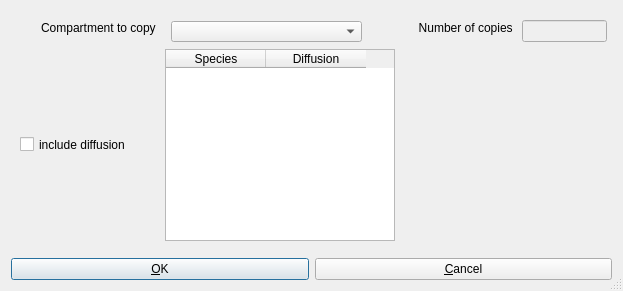
<?xml version="1.0" encoding="UTF-8"?>
<ui version="4.0">
<comment> Begin CVS Header </comment>
<comment>   $Source: /fs/turing/cvs/copasi_dev/copasi/UI/CQExpandModelData.ui,v $ </comment>
<comment>   $Revision: 1.3 $ </comment>
<comment>   $Name: Build-33 $ </comment>
<comment>   $Author: nsimus $ </comment>
<comment>   $Date: 2010/02/12 12:14:43 $ </comment>
<comment> End CVS Header </comment>

<comment> Copyright (C) 2010 by Pedro Mendes, Virginia Tech Intellectual </comment>
<comment> Properties, Inc., University of Heidelberg, and The University </comment>
<comment> of Manchester. </comment>
<comment> All rights reserved. </comment>

 <comment> All rights reserved. </comment>
 <class>CQExpandModelData</class>
 <widget class="QDialog" name="CQExpandModelData">
  <property name="geometry">
   <rect>
    <x>0</x>
    <y>0</y>
    <width>623</width>
    <height>291</height>
   </rect>
  </property>
  <property name="windowTitle">
   <string>Create array of compartments</string>
  </property>
  <property name="sizeGripEnabled">
   <bool>true</bool>
  </property>
  <layout class="QVBoxLayout">
   <item>
    <widget class="QFrame" name="frame">
     <widget class="QLabel" name="mpLblCompartmentName">
      <property name="geometry">
       <rect>
        <x>9</x>
        <y>9</y>
        <width>139</width>
        <height>16</height>
       </rect>
      </property>
      <property name="text">
       <string>Compartment to copy </string>
      </property>
      <property name="alignment">
       <set>Qt::AlignRight|Qt::AlignTrailing|Qt::AlignVCenter</set>
      </property>
      <property name="wordWrap">
       <bool>false</bool>
      </property>
     </widget>
     <widget class="QComboBox" name="mpBoxCompartmentName">
      <property name="geometry">
       <rect>
        <x>160</x>
        <y>10</y>
        <width>191</width>
        <height>21</height>
       </rect>
      </property>
     </widget>
     <widget class="QLabel" name="mpLblNumber">
      <property name="geometry">
       <rect>
        <x>391</x>
        <y>9</y>
        <width>114</width>
        <height>16</height>
       </rect>
      </property>
      <property name="minimumSize">
       <size>
        <width>0</width>
        <height>0</height>
       </size>
      </property>
      <property name="text">
       <string>Number of copies </string>
      </property>
      <property name="alignment">
       <set>Qt::AlignRight|Qt::AlignTrailing|Qt::AlignVCenter</set>
      </property>
      <property name="wordWrap">
       <bool>false</bool>
      </property>
     </widget>
     <widget class="QLineEdit" name="mpEditNumber">
      <property name="enabled">
       <bool>false</bool>
      </property>
      <property name="geometry">
       <rect>
        <x>511</x>
        <y>9</y>
        <width>85</width>
        <height>22</height>
       </rect>
      </property>
      <property name="sizePolicy">
       <sizepolicy hsizetype="Preferred" vsizetype="Fixed">
        <horstretch>0</horstretch>
        <verstretch>0</verstretch>
       </sizepolicy>
      </property>
     </widget>
     <widget class="QCheckBox" name="mpCheckDiffusion">
      <property name="geometry">
       <rect>
        <x>9</x>
        <y>123</y>
        <width>126</width>
        <height>21</height>
       </rect>
      </property>
      <property name="layoutDirection">
       <enum>Qt::LeftToRight</enum>
      </property>
      <property name="text">
       <string>include diffusion</string>
      </property>
     </widget>
     <widget class="QTableWidget" name="mpSpeciesTable">
      <property name="geometry">
       <rect>
        <x>154</x>
        <y>38</y>
        <width>230</width>
        <height>192</height>
       </rect>
      </property>
      <property name="selectionBehavior">
       <enum>QAbstractItemView::SelectRows</enum>
      </property>
      <property name="showGrid">
       <bool>false</bool>
      </property>
      <property name="columnCount">
       <number>2</number>
      </property>
      <column>
       <property name="text">
        <string>Species</string>
       </property>
      </column>
      <column>
       <property name="text">
        <string>Diffusion</string>
       </property>
      </column>
     </widget>
    </widget>
   </item>
   <item>
    <layout class="QHBoxLayout">
     <property name="spacing">
      <number>6</number>
     </property>
     <property name="margin">
      <number>0</number>
     </property>
     <item>
      <widget class="QPushButton" name="mpBtnOK">
       <property name="text">
        <string>&amp;OK</string>
       </property>
       <property name="shortcut">
        <string>Alt+O</string>
       </property>
      </widget>
     </item>
     <item>
      <widget class="QPushButton" name="mpBtnCancel">
       <property name="text">
        <string>&amp;Cancel</string>
       </property>
       <property name="shortcut">
        <string>Alt+C</string>
       </property>
      </widget>
     </item>
    </layout>
   </item>
  </layout>
 </widget>
 <layoutdefault spacing="6" margin="11"/>
 <tabstops>
  <tabstop>mpBtnOK</tabstop>
  <tabstop>mpBtnCancel</tabstop>
 </tabstops>
 <includes>
  <include location="global">string</include>
  <include location="global">map</include>
 </includes>
 <resources/>
 <connections>
  <connection>
   <sender>mpBtnOK</sender>
   <signal>clicked()</signal>
   <receiver>CQExpandModelData</receiver>
   <slot>slotOK()</slot>
   <hints>
    <hint type="sourcelabel">
     <x>20</x>
     <y>20</y>
    </hint>
    <hint type="destinationlabel">
     <x>20</x>
     <y>20</y>
    </hint>
   </hints>
  </connection>
  <connection>
   <sender>mpBtnCancel</sender>
   <signal>clicked()</signal>
   <receiver>CQExpandModelData</receiver>
   <slot>slotCancel()</slot>
   <hints>
    <hint type="sourcelabel">
     <x>20</x>
     <y>20</y>
    </hint>
    <hint type="destinationlabel">
     <x>20</x>
     <y>20</y>
    </hint>
   </hints>
  </connection>
 </connections>
</ui>
